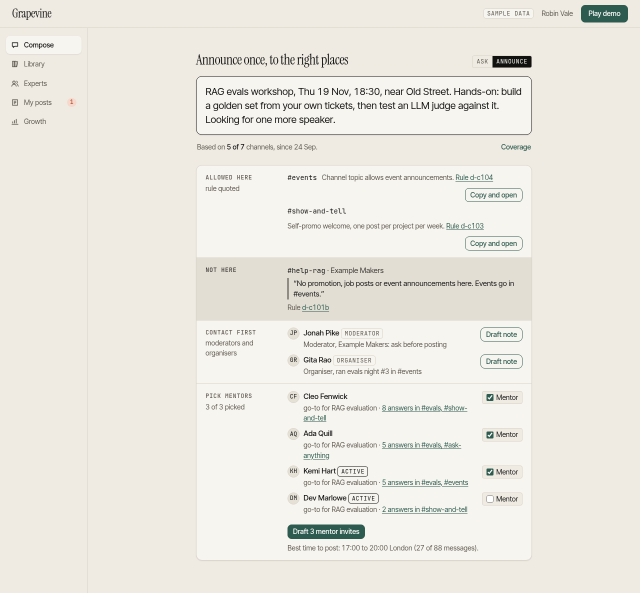
#> input picture mockup/screens/announce-1280.png, 1280 x 1185 px (shown at 1/2 size); its folder holds only this picture in this run
$ python contact-sheet.py
#> lines starting #> are read from the running program, lines starting #| are printed output that depends on the picture
# Builds contact-sheet.png from screens/*-1280.png (python3 + Pillow). Run after render.mjs.
from PIL import Image, ImageDraw, ImageFont
import glob, os
order = ['ask','ask-loading','ask-not-enough-coverage','ask-results','ask-results-dark','announce','library','experts','experts-graph','my-posts','growth','growth-after-read','end-card']
files = [f'screens/{n}-1280.png' for n in order if os.path.exists(f'screens/{n}-1280.png')]
W, H, cols, pad, lab = 640, 500, 3, 24, 28
rows = -(-len(files) // cols)
sheet = Image.new('RGB', (cols * (W + pad) + pad, rows * (H + lab + pad) + pad), (239, 235, 227))
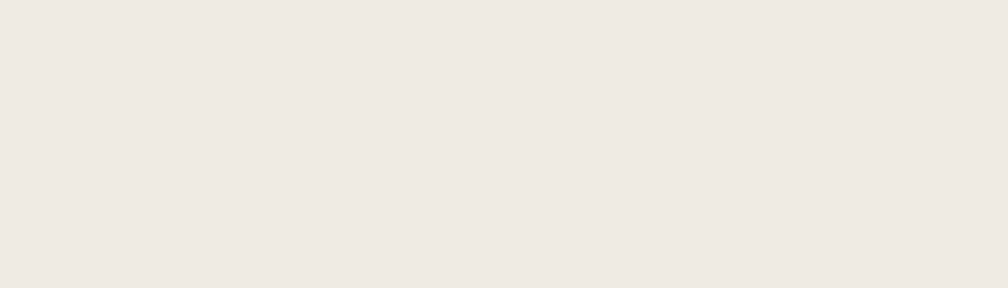
#> sheet: PIL image 2016x576 RGB (shown at 1/2 size); mean R, G, B 239, 235, 227
d = ImageDraw.Draw(sheet)
try: font = ImageFont.truetype('DejaVuSansMono.ttf', 16)
except OSError: font = ImageFont.load_default()
for i, f in enumerate(files):
    im = Image.open(f).convert('RGB'); im = im.crop((0, 0, 1280, min(im.height, 1000))); im.thumbnail((W, H))
#> further down, im is the input picture: PIL image 1280x1185 RGB; mean R, G, B 235.5, 232.6, 225.5
#> after `im = im.crop((0, 0, 1280, min(im.height, 1000)))`:
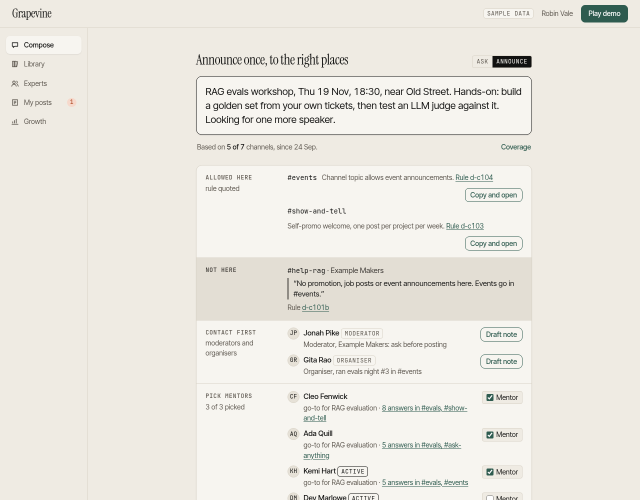
#> im: PIL image 1280x1000 RGB (shown at 1/2 size); mean R, G, B 235.4, 232.3, 225.2
#> after `im.thumbnail((W, H))`:
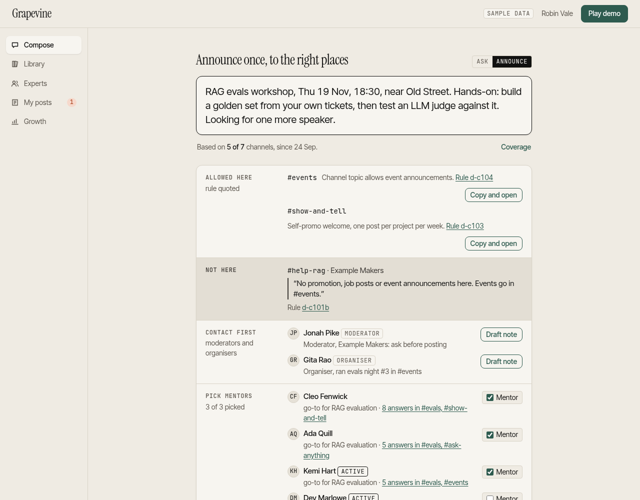
#> im: PIL image 640x500 RGB; mean R, G, B 235.4, 232.3, 225.2
    x = pad + (i % cols) * (W + pad); y = pad + (i // cols) * (H + lab + pad)
    d.text((x, y), os.path.basename(f).replace('-1280.png', ''), fill=(17, 17, 16), font=font)
    sheet.paste(im, (x, y + lab)); d.rectangle([x - 1, y + lab - 1, x + im.width, y + lab + im.height], outline=(217, 211, 199))
#> after `sheet.paste(im, (x, y + lab))`:
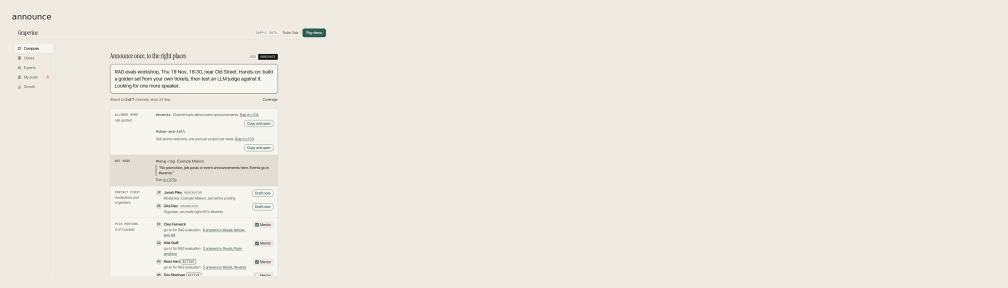
#> sheet: PIL image 2016x576 RGB (shown at 1/2 size); mean R, G, B 238, 234.2, 226.5
sheet.save('contact-sheet.png'); print(len(files), sheet.size)
#| 1 (2016, 576)

$ run again, on mockup/screens/ask-1280.png
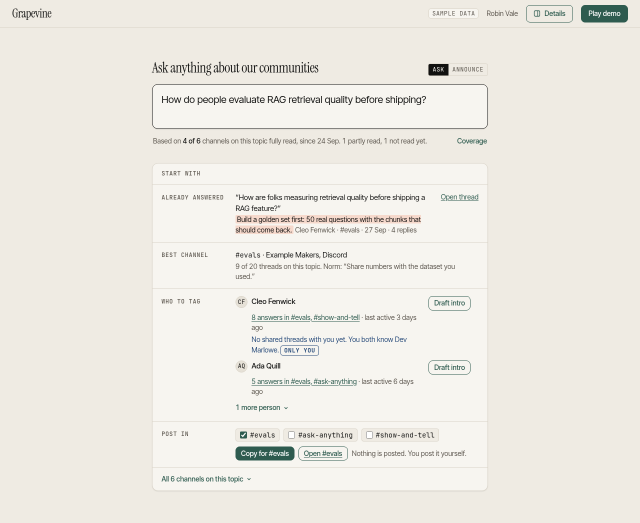
#> input picture mockup/screens/ask-1280.png, 1280 x 1046 px (shown at 1/2 size)
#> im is the input picture: PIL image 1280x1046 RGB; mean R, G, B 237, 234.1, 227.1
#> im: PIL image 1280x1000 RGB
#> `im.thumbnail((W, H))`:
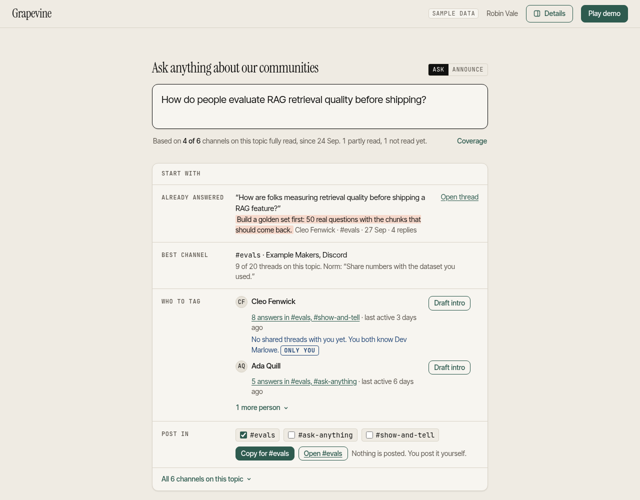
#> im: PIL image 640x500 RGB; mean R, G, B 236.9, 234, 227.1
#> `sheet.save('contact-sheet.png')`:
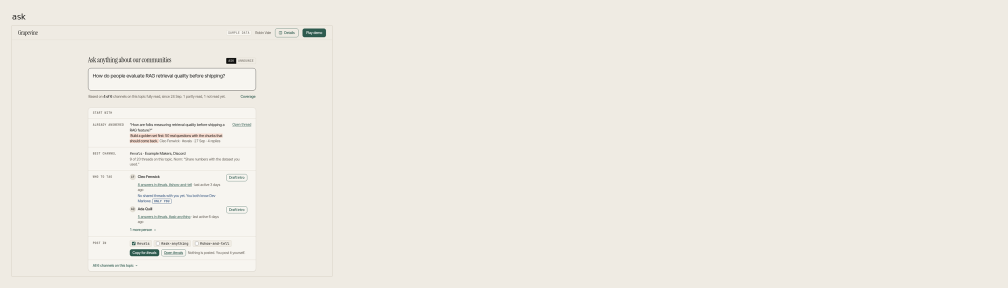
#> saved as contact-sheet.png: PIL image 2016x576 RGB (shown at 1/2 size); mean R, G, B 238.4, 234.7, 227
#| 1 (2016, 576)
